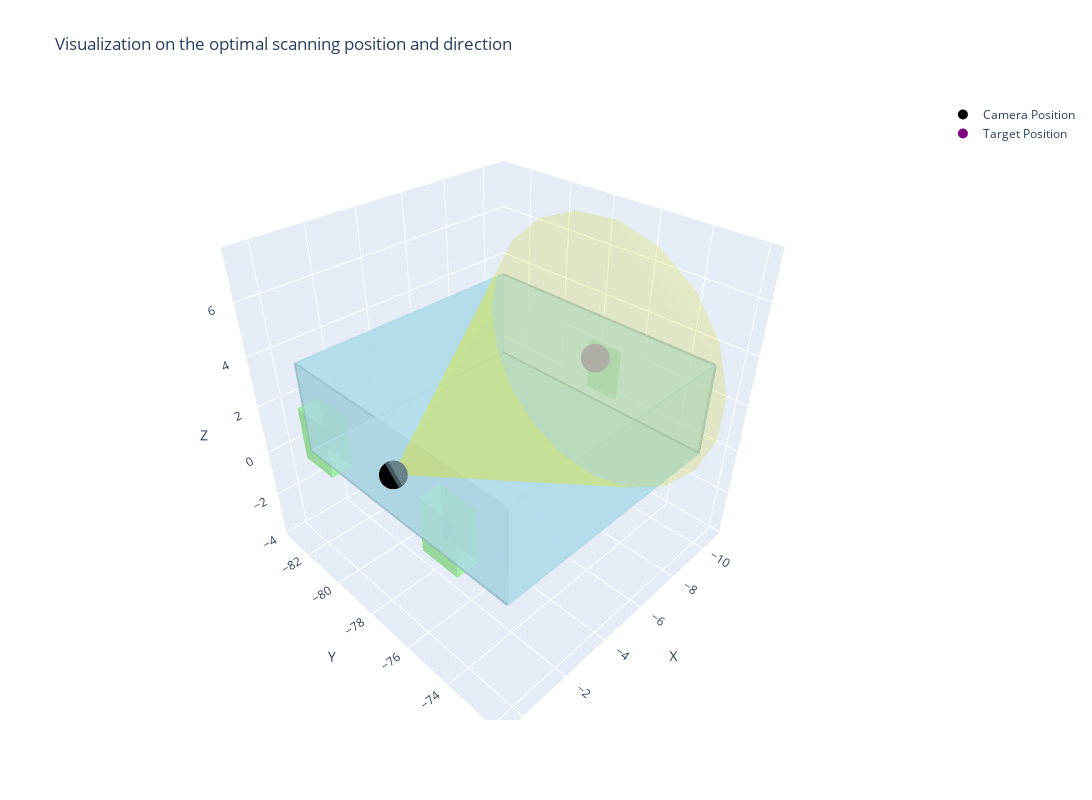

The notebook cell saved with this chart:
### Markdown cell above
o1 Model Test

### Code cell
# the room id: 39
# the first wall (left) of the room
defect_id = 1072
robot_id = 1

optimal_location, optimal_direction = get_scanning_plan_o1(defect_id, robot_id, gpt_model="o1-preview")
visualize_scanning(defect_id, robot_id, optimal_location, optimal_direction)

### Figure 1 — Plotly figure (JSON) as saved in the notebook; plotly's stock layout.template omitted (floating-point values rounded to 4 significant figures)
{"data": [{"color": "lightgreen", "flatshading": true, "hoverinfo": "text", "i": [0, 0, 4, 4, 0, 0, 1, 1, 2, 2, 3, 3], "j": [1, 2, 5, 6, 1, 5, 2, 6, 3, 7, 0, 4], "k": [2, 3, 6, 7, 5, 4, 6, 5, 7, 6, 4, 7], "opacity": 0.5, "text": "ID: 5059, Type: door", "type": "mesh3d", "x": [-10.76, -10.58, -10.58, -10.76, -10.76, -10.58, -10.58, -10.76], "y": [-78.18, -78.18, -76.78, -76.78, -78.18, -78.18, -76.78, -76.78], "z": [0, 0, 0, 0, 2.085, 2.085, 2.085, 2.085]}, {"color": "lightblue", "flatshading": true, "hoverinfo": "text", "i": [0, 0, 4, 4, 0, 0, 1, 1, 2, 2, 3, 3], "j": [1, 2, 5, 6, 1, 5, 2, 6, 3, 7, 0, 4], "k": [2, 3, 6, 7, 5, 4, 6, 5, 7, 6, 4, 7], "opacity": 0.5, "text": "ID: 1040, Type: wall", "type": "mesh3d", "x": [-0.31, -0.21, -0.21, -0.31, -0.31, -0.21, -0.21, -0.31], "y": [-82.46, -82.46, -72.5, -72.5, -82.46, -82.46, -72.5, -72.5], "z": [0, 0, 0, 0, 3.7, 3.7, 3.7, 3.7]}, {"color": "lightgreen", "flatshading": true, "hoverinfo": "text", "i": [0, 0, 4, 4, 0, 0, 1, 1, 2, 2, 3, 3], "j": [1, 2, 5, 6, 1, 5, 2, 6, 3, 7, 0, 4], "k": [2, 3, 6, 7, 5, 4, 6, 5, 7, 6, 4, 7], "opacity": 0.5, "text": "ID: 4019, Type: window", "type": "mesh3d", "x": [-0.2613, 0.5465, 0.5465, -0.2613, -0.2613, 0.5465, 0.5465, -0.2613], "y": [-75.18, -75.18, -73.68, -73.68, -75.18, -75.18, -73.68, -73.68], "z": [0.814, 0.814, 0.814, 0.814, 2.872, 2.872, 2.872, 2.872]}, {"color": "lightgreen", "flatshading": true, "hoverinfo": "text", "i": [0, 0, 4, 4, 0, 0, 1, 1, 2, 2, 3, 3], "j": [1, 2, 5, 6, 1, 5, 2, 6, 3, 7, 0, 4], "k": [2, 3, 6, 7, 5, 4, 6, 5, 7, 6, 4, 7], "opacity": 0.5, "text": "ID: 4036, Type: window", "type": "mesh3d", "x": [-0.2613, 0.5465, 0.5465, -0.2613, -0.2613, 0.5465, 0.5465, -0.2613], "y": [-81.28, -81.28, -79.78, -79.78, -81.28, -81.28, -79.78, -79.78], "z": [0.814, 0.814, 0.814, 0.814, 2.872, 2.872, 2.872, 2.872]}, {"color": "lightblue", "flatshading": true, "hoverinfo": "text", "i": [0, 0, 4, 4, 0, 0, 1, 1, 2, 2, 3, 3], "j": [1, 2, 5, 6, 1, 5, 2, 6, 3, 7, 0, 4], "k": [2, 3, 6, 7, 5, 4, 6, 5, 7, 6, 4, 7], "opacity": 0.5, "text": "ID: 1082, Type: wall", "type": "mesh3d", "x": [-10.06, -0.2598, -0.2598, -10.06, -10.06, -0.2598, -0.2598, -10.06], "y": [-82.51, -82.51, -82.41, -82.41, -82.51, -82.51, -82.41, -82.41], "z": [0, 0, 0, 0, 3.7, 3.7, 3.7, 3.7]}, {"color": "lightblue", "flatshading": true, "hoverinfo": "text", "i": [0, 0, 4, 4, 0, 0, 1, 1, 2, 2, 3, 3], "j": [1, 2, 5, 6, 1, 5, 2, 6, 3, 7, 0, 4], "k": [2, 3, 6, 7, 5, 4, 6, 5, 7, 6, 4, 7], "opacity": 0.5, "text": "ID: 1118, Type: wall", "type": "mesh3d", "x": [-10.06, -0.2598, -0.2598, -10.06, -10.06, -0.2598, -0.2598, -10.06], "y": [-72.55, -72.55, -72.45, -72.45, -72.55, -72.55, -72.45, -72.45], "z": [0, 0, 0, 0, 3.7, 3.7, 3.7, 3.7]}, {"color": "lightblue", "flatshading": true, "hoverinfo": "text", "i": [0, 0, 4, 4, 0, 0, 1, 1, 2, 2, 3, 3], "j": [1, 2, 5, 6, 1, 5, 2, 6, 3, 7, 0, 4], "k": [2, 3, 6, 7, 5, 4, 6, 5, 7, 6, 4, 7], "opacity": 0.5, "text": "ID: 2046, Type: ceiling", "type": "mesh3d", "x": [-10.06, -0.2598, -0.2598, -10.06, -10.06, -0.2598, -0.2598, -10.06], "y": [-82.46, -82.46, -72.5, -72.5, -82.46, -82.46, -72.5, -72.5], "z": [3.65, 3.65, 3.65, 3.65, 3.75, 3.75, 3.75, 3.75]}, {"color": "lightblue", "flatshading": true, "hoverinfo": "text", "i": [0, 0, 4, 4, 0, 0, 1, 1, 2, 2, 3, 3], "j": [1, 2, 5, 6, 1, 5, 2, 6, 3, 7, 0, 4], "k": [2, 3, 6, 7, 5, 4, 6, 5, 7, 6, 4, 7], "opacity": 0.5, "text": "ID: 3047, Type: floor", "type": "mesh3d", "x": [-10.06, -0.2598, -0.2598, -10.06, -10.06, -0.2598, -0.2598, -10.06], "y": [-82.46, -82.46, -72.5, -72.5, -82.46, -82.46, -72.5, -72.5], "z": [-0.05, -0.05, -0.05, -0.05, 0.05, 0.05, 0.05, 0.05]}, {"marker": {"color": "black", "size": 10}, "mode": "markers", "name": "Camera Position", "type": "scatter3d", "x": [-0.2597], "y": [-77.48], "z": [1.85]}, {"marker": {"color": "purple", "size": 10}, "mode": "markers", "name": "Target Position", "type": "scatter3d", "x": [-10.06], "y": [-77.48], "z": [1.85]}, {"color": "yellow", "i": [0, 0, 0, 0, 0, 0, 0, 0, 0, 0, 0, 0, 0, 0, 0, 0, 0, 0, 0, 0], "j": [1, 2, 3, 4, 5, 6, 7, 8, 9, 10, 11, 12, 13, 14, 15, 16, 17, 18, 19, 20], "k": [2, 3, 4, 5, 6, 7, 8, 9, 10, 11, 12, 13, 14, 15, 16, 17, 18, 19, 20, 1], "name": "Field of View", "opacity": 0.2, "type": "mesh3d", "x": [-0.2597, -10.06, -10.06, -10.06, -10.06, -10.06, -10.06, -10.06, -10.06, -10.06, -10.06, -10.06, -10.06, -10.06, -10.06, -10.06, -10.06, -10.06, -10.06, -10.06, -10.06], "y": [-77.48, -83.14, -82.83, -81.94, -80.57, -78.87, -77.01, -75.21, -73.65, -72.5, -71.9, -71.9, -72.5, -73.65, -75.21, -77.01, -78.87, -80.57, -81.94, -82.83, -83.14], "z": [1.85, 1.85, 0.01307, -1.625, -2.886, -3.634, -3.788, -3.331, -2.312, -0.8426, 0.9188, 2.781, 4.543, 6.012, 7.031, 7.488, 7.334, 6.586, 5.325, 3.687, 1.85]}], "layout": {"height": 800, "scene": {"aspectmode": "data", "aspectratio": {"x": 1, "y": 1, "z": 1}, "xaxis": {"title": {"text": "X"}, "visible": true}, "yaxis": {"title": {"text": "Y"}, "visible": true}, "zaxis": {"title": {"text": "Z"}, "visible": true}}, "title": {"text": "Visualization on the optimal scanning position and direction"}, "width": 1200}}
